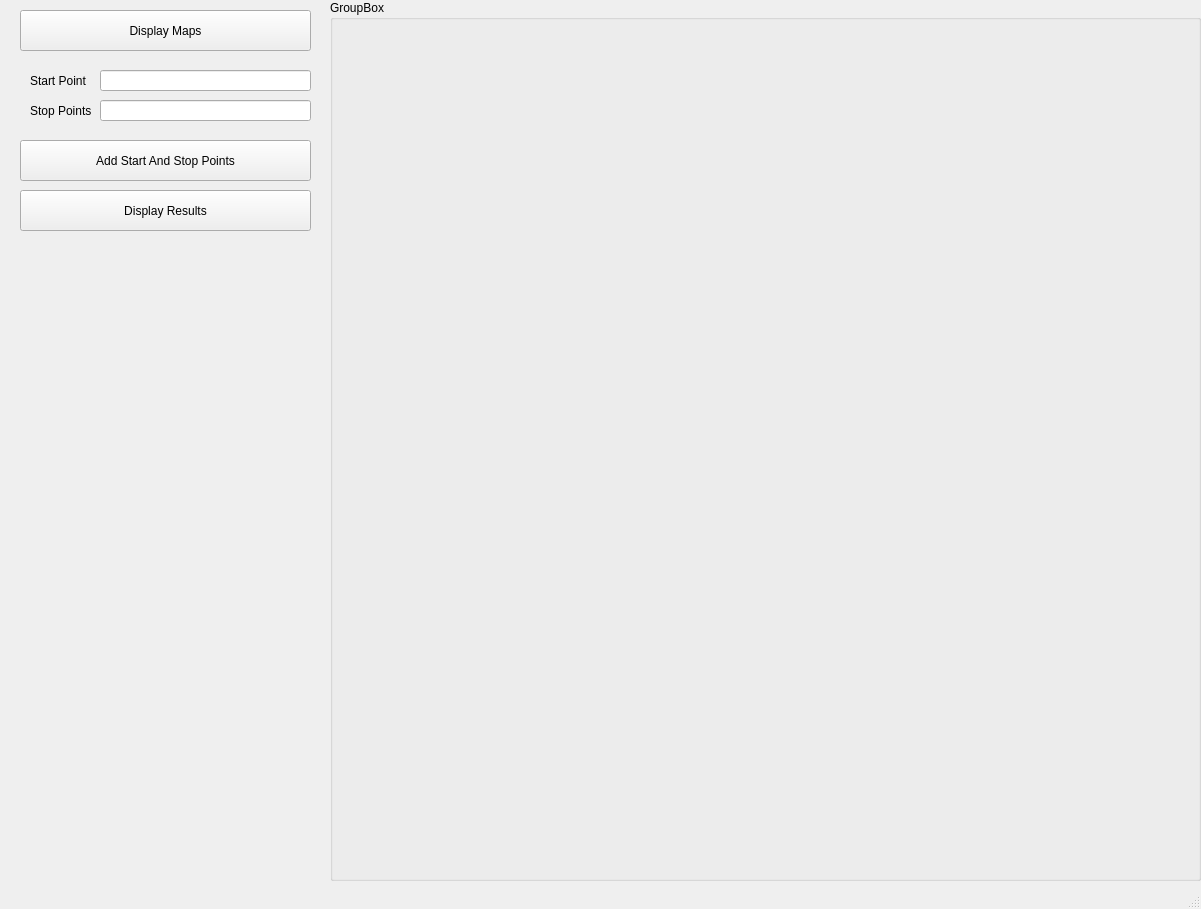
<?xml version="1.0" encoding="UTF-8"?>
<ui version="4.0">
 <class>MainWindow</class>
 <widget class="QMainWindow" name="MainWindow">
  <property name="geometry">
   <rect>
    <x>0</x>
    <y>0</y>
    <width>1201</width>
    <height>909</height>
   </rect>
  </property>
  <property name="windowTitle">
   <string>MainWindow</string>
  </property>
  <widget class="QWidget" name="centralwidget">
   <widget class="QPushButton" name="pushButton">
    <property name="geometry">
     <rect>
      <x>20</x>
      <y>10</y>
      <width>291</width>
      <height>41</height>
     </rect>
    </property>
    <property name="text">
     <string>Display Maps</string>
    </property>
   </widget>
   <widget class="QGroupBox" name="groupBox">
    <property name="geometry">
     <rect>
      <x>330</x>
      <y>0</y>
      <width>871</width>
      <height>881</height>
     </rect>
    </property>
    <property name="title">
     <string>GroupBox</string>
    </property>
   </widget>
   <widget class="QLabel" name="label">
    <property name="geometry">
     <rect>
      <x>30</x>
      <y>70</y>
      <width>71</width>
      <height>21</height>
     </rect>
    </property>
    <property name="text">
     <string>Start Point</string>
    </property>
   </widget>
   <widget class="QLabel" name="label_2">
    <property name="geometry">
     <rect>
      <x>30</x>
      <y>100</y>
      <width>71</width>
      <height>21</height>
     </rect>
    </property>
    <property name="text">
     <string>Stop Points</string>
    </property>
   </widget>
   <widget class="QLineEdit" name="lineEdit">
    <property name="geometry">
     <rect>
      <x>100</x>
      <y>70</y>
      <width>211</width>
      <height>21</height>
     </rect>
    </property>
   </widget>
   <widget class="QLineEdit" name="lineEdit_2">
    <property name="geometry">
     <rect>
      <x>100</x>
      <y>100</y>
      <width>211</width>
      <height>21</height>
     </rect>
    </property>
   </widget>
   <widget class="QPushButton" name="pushButton_2">
    <property name="geometry">
     <rect>
      <x>20</x>
      <y>140</y>
      <width>291</width>
      <height>41</height>
     </rect>
    </property>
    <property name="text">
     <string>Add Start And Stop Points</string>
    </property>
   </widget>
   <widget class="QPushButton" name="pushButton_3">
    <property name="geometry">
     <rect>
      <x>20</x>
      <y>190</y>
      <width>291</width>
      <height>41</height>
     </rect>
    </property>
    <property name="text">
     <string>Display Results</string>
    </property>
   </widget>
  </widget>
  <widget class="QStatusBar" name="statusbar"/>
 </widget>
 <resources/>
 <connections/>
</ui>
